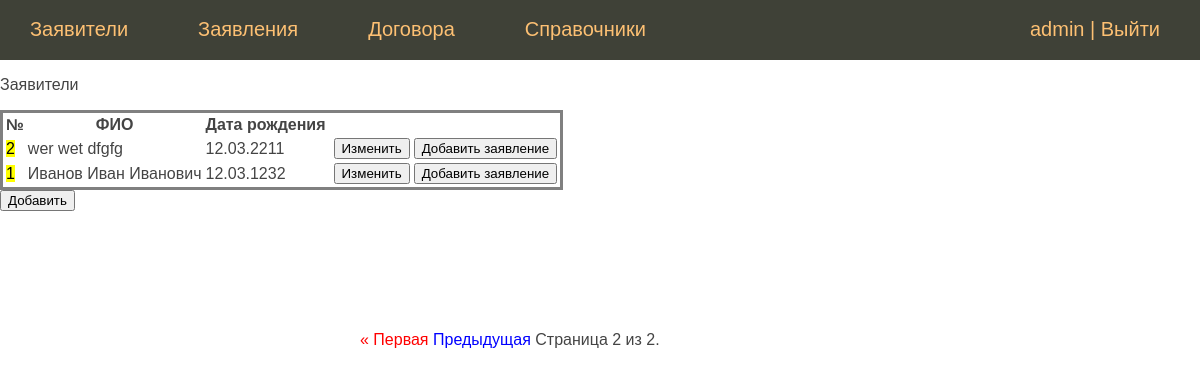
Page /person/persons_list/?page=2 (signed in) on the committed database.
### person/models.py (models this page shows, shortened)
class Person(models.Model):
    second_name = models.CharField(max_length=50, verbose_name='Фамилия')
    first_name = models.CharField(max_length=50, verbose_name='Имя')
    patronymic = models.CharField(max_length=50, blank=True, null=True, verbose_name='Отчество')
    date_of_bird = models.DateField(blank=True, null=True, verbose_name='Дата рождения')
    phone_number = models.IntegerField(blank=True, null=True, verbose_name='Телефон')
    residence_address = models.OneToOneField(ResidenceAddress, on_delete=models.CASCADE,
                                             blank=True, null=True, verbose_name='Адрес проживания')
    passport = models.OneToOneField(Passport, on_delete=models.CASCADE,
                                    blank=True, null=True, verbose_name='паспортные данные')
    class Meta:
        ordering = ['id']
        verbose_name = 'ФИО'
        verbose_name_plural = 'ФИО'

### person/views.py (the view)
# urls.py: path('persons_list/', views.PersonView.as_view(), name='persons_list'),
class PersonView(ListView):
    model = Person
    template_name = 'person/persons_list.html'
    context_object_name = 'pers'
    paginate_by = 10
    ordering = '-pk'
    def get_context_data(self, *, object_list=None, **kwargs):
        for person in self.object_list:
            person.date_of_bird = person.date_of_bird.strftime("%d.%m.%Y")
        context = super().get_context_data(**kwargs)
        context['title'] = 'Заявители'
        return context

### person/templates/person/persons_list.html (shortened to what this page needs)
{% extends 'sobnushdi/base.html' %}
{% block content %}
    {% if request.user.is_authenticated %}
        <p class="title">{{title}}</p>
        <table>
            <tr>
                <th>№</th>
                <th>ФИО</th>
                <th>Дата рождения</th>
            </tr>
            {% for p in pers %}
                <tr>
                    <td>
                        <mark>{{ p.pk }}</mark>
                    </td>
                    <td>
                        {{ p.second_name }} {{ p.first_name }} {{ p.patronymic }}
                    </td>
                    <td>
                        {{ p.date_of_bird }}
                    </td>
                    <td>
                    </td>
                    <td>
                        <form action="{% url 'person_mod' p.pk %}">
                            <button type="submit">Изменить</button>
                        </form>
                    </td>
                    <td>
                        <form action="{% url 'statement_add' p.pk %}">
                            <button type="submit">Добавить заявление</button>
                        </form>
                    </td>
                </tr>
            {% endfor %}
        </table>
        <form action="{% url 'person_add' %}" method="GET">
	        <button type="submit" >Добавить</button>
        </form>
    <div class="pagination">
        <span class="step-links">
        {% if page_obj.has_previous %}
            <a href="?page=1" class="first_last">&laquo; Первая</a>
            <a href="?page={{ page_obj.previous_page_number }}" class="next_previous">Предыдущая</a>
        {% endif %}
        <span class="current">
            Страница {{ page_obj.number }} из {{ page_obj.paginator.num_pages }}.
        </span>
        </span>
    </div>
    {% else %}
        <p>Авторизуйтесь</p>
    {% endif %}
{% endblock %}

### sobnushdi/templates/sobnushdi/base.html (shortened to what this page needs)
{% load static %}
<!DOCTYPE html>
    <html>
    <head>
        <link type="text/css" href="{% static 'les/css/styles.css' %}" rel="stylesheet" />
    </head>
    <body>
     {% block mainmenu %}
     <div class="header">
         <ul id="mainmenu" class="mainmenu">
             {% if request.user.is_authenticated %}
                <li><a href="{% url 'persons_list' %}">Заявители</a></li>
                <li><a href="{% url 'statements_list' %}">Заявления</a></li>
                <li><a href="{% url 'contracts_list' %}">Договора</a></li>
                <li><a href="{% url 'guides' %}">Справочники</a></li>
                <li class="last">{{ user.username }} | <a href="{% url 'logout' %}">Выйти</a></li>
             {% else %}
                <div>
                    <li class="last">
                        <a href="{% url 'register' %}">Регистрация</a> | <a href="{% url 'login' %}">Войти</a>
                    </li>
                </div>
             {% endif %}
         </ul>
     </div>
     {% endblock %}
        {% block content  %}
        {% endblock %}
    </body>
    </html>

### person/static/les/css/styles.css (style rules this page uses)
html, body { font-family: 'Arial'; margin: 0; padding: 0; height: 100%; width: 100%; color: #444; }
a { color: #fdc073; text-decoration: none; border: 1px }
.first_last { color: #FF0000; }
.next_previous { color: #0000FF; }
.header { background: #3F4137; height: 60px; }
ul.mainmenu { list-style: none; margin: 0; padding: 0; height: 60px; color: #fdc073; font-size: 20px; overflow: hidden; }
ul.mainmenu li { float: left; margin: 18px 40px 0 30px; }
ul.mainmenu li.last { float: right; }
ul.mainmenu li a { color: #fdc073; text-decoration: none; }
table { border: 3px solid grey; }
.pagination { margin: 10% 30%; }

### rows in the picture
Person: pk "2", second_name "wer", first_name "wet", patronymic "dfgfg", date_of_bird "12.03.2211"
Person: pk "1", second_name "Иванов", first_name "Иван", patronymic "Иванович", date_of_bird "12.03.1232"

### other values in the picture
{{ user.username }} "admin"
{{ title }} "Заявители"
{{ page_obj.number }} "2"
{{ page_obj.paginator.num_pages }} "2"
